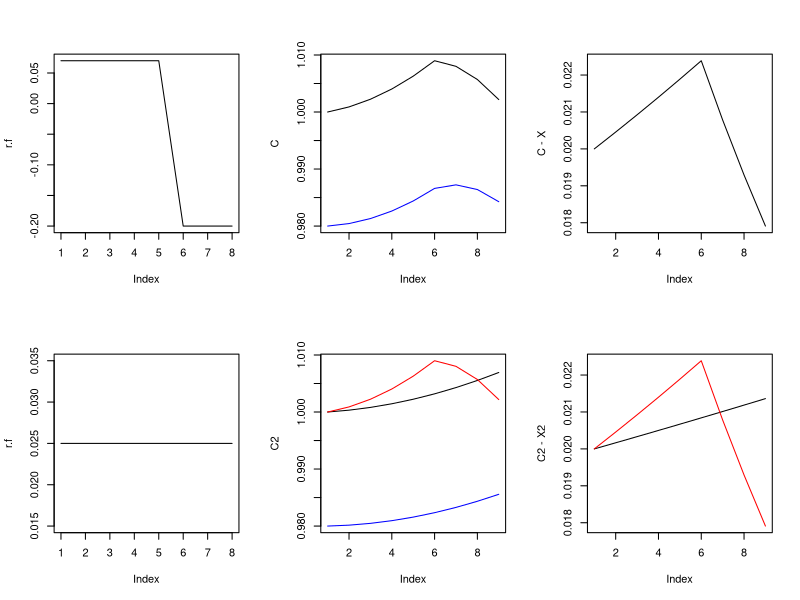
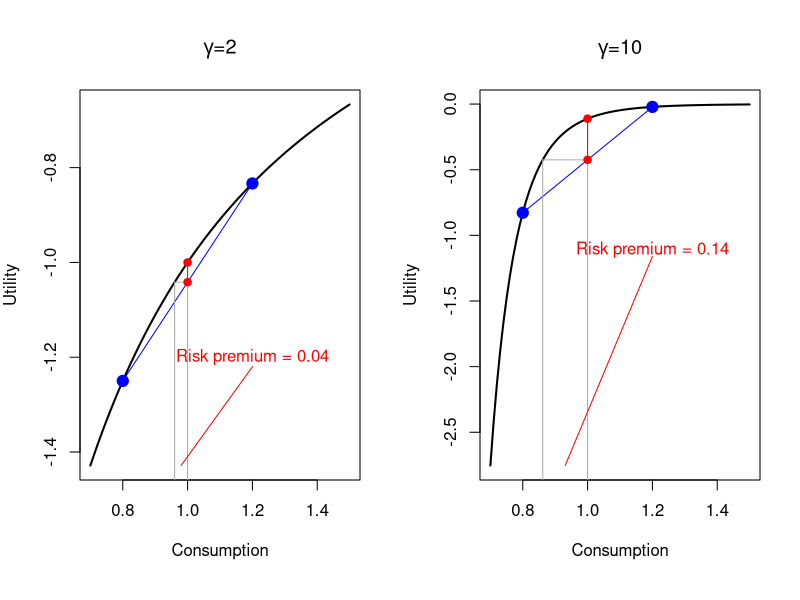
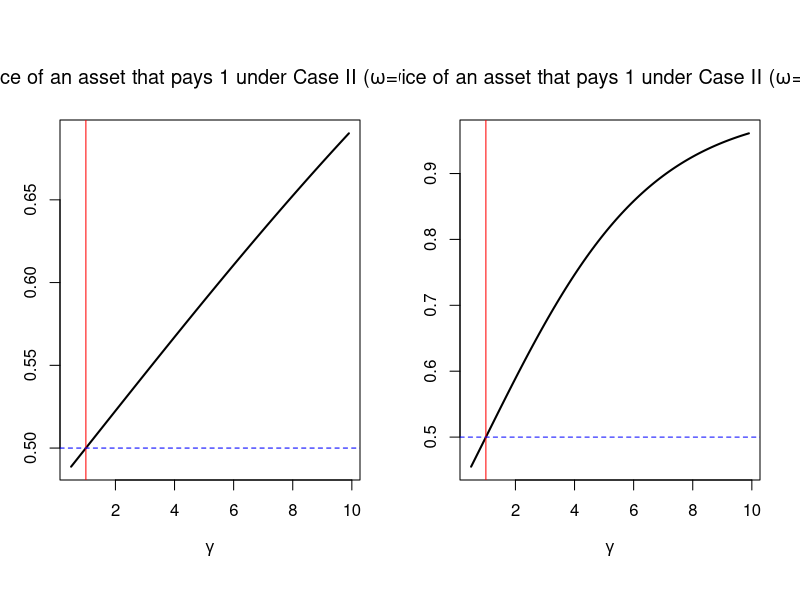
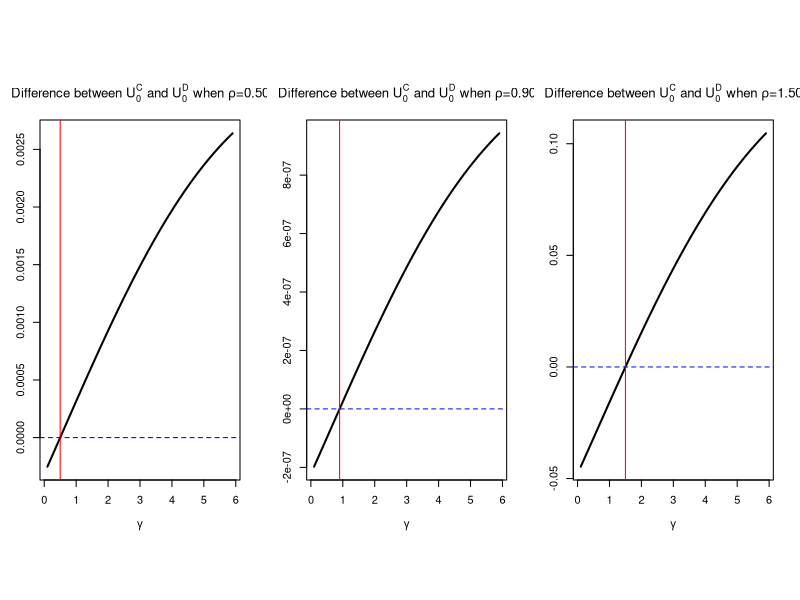
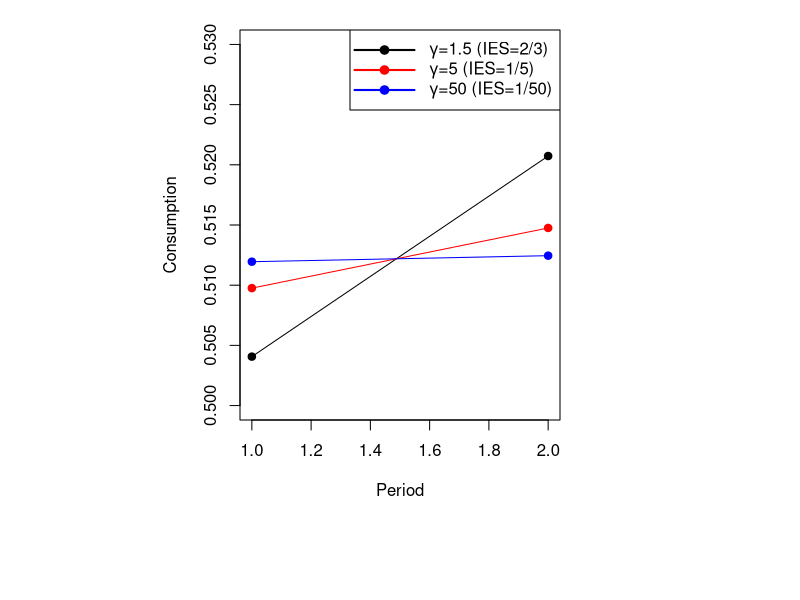
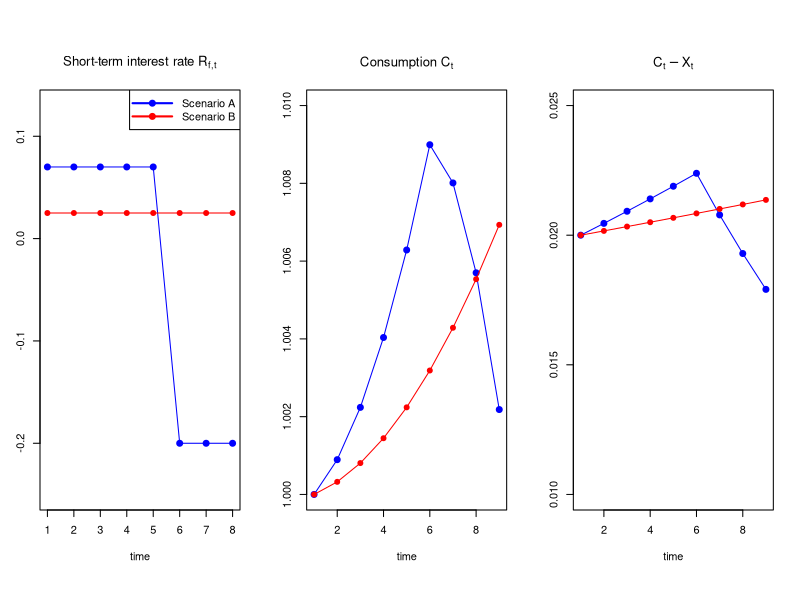

R code for these plots, in order:

setwd("~/Google Drive/EDF_partenariat/Slides")


# Illustration de RRA

C.l <- .8
C.h <- 1.2
cc <- c(C.l,C.h)

FILE = "/figures/Figure_RRA_IES.pdf"
#pdf(file=paste(getwd(),FILE,sep=""),pointsize=10,width=6, height=5)  
pdf(file=paste(getwd(),FILE,sep=""),pointsize=10,width=7, height=5)
par(mfrow=c(1,2))
par(plt=c(.2,.9,.2,.85))

C <- seq(.7,1.5,by=.01)

gamma <- 2
E.u <- mean(cc^(1-gamma)/(1-gamma))
c.CE <- (E.u*(1-gamma))^(1/(1-gamma))
U <- C^(1-gamma)/(1-gamma)
plot(C,U,type="l",lwd=2,
     xlab="Consumption",ylab="Utility",
     main=expression(paste(gamma,"=2",sep="")))
points(cc,cc^(1-gamma)/(1-gamma),pch=19,col="blue",cex=1.5)
lines(cc,cc^(1-gamma)/(1-gamma),col="blue")
lines(c(c.CE,mean(cc)),c(E.u,E.u),lty=1,col="dark grey",lwd=1)
lines(c(c.CE,c.CE),c(-1000,E.u),lty=1,col="dark grey",lwd=1)
lines(c(mean(cc),mean(cc)),c(-1000,1/(1-gamma)),lty=1,col="dark grey",lwd=1)
points(c(1,1),c(mean(cc^(1-gamma)/(1-gamma)),1/(1-gamma)),col="red",pch=19)
lines(c(1,1),c(mean(cc^(1-gamma)/(1-gamma)),1/(1-gamma)),col="red")
rp <- - mean(cc^(1-gamma)/(1-gamma)) + 1/(1-gamma)
text(x = 1.2,y=1/(1-gamma) - .2,
     labels = paste("Risk premium = ",toString(round(mean(cc)-c.CE,2)),sep=""),
     col="red")
lines(c(mean(c(c.CE,1)),1.2),c(C[1]^(1-gamma)/(1-gamma),1/(1-gamma) - .22),col="red")

gamma <- 10
E.u <- mean(cc^(1-gamma)/(1-gamma))
c.CE <- (E.u*(1-gamma))^(1/(1-gamma))
U <- C^(1-gamma)/(1-gamma)
plot(C,U,type="l",lwd=2,
     xlab="Consumption",ylab="Utility",
     main=expression(paste(gamma,"=10",sep="")))
points(cc,cc^(1-gamma)/(1-gamma),pch=19,col="blue",cex=1.5)
lines(cc,cc^(1-gamma)/(1-gamma),col="blue")
lines(c(c.CE,mean(cc)),c(E.u,E.u),lty=1,col="dark grey",lwd=1)
lines(c(c.CE,c.CE),c(-1000,E.u),lty=1,col="dark grey",lwd=1)
lines(c(mean(cc),mean(cc)),c(-1000,1/(1-gamma)),lty=1,col="dark grey",lwd=1)
points(c(1,1),c(mean(cc^(1-gamma)/(1-gamma)),1/(1-gamma)),col="red",pch=19)
lines(c(1,1),c(mean(cc^(1-gamma)/(1-gamma)),1/(1-gamma)),col="red")
rp <- - mean(cc^(1-gamma)/(1-gamma)) + 1/(1-gamma)
text(x = 1.2,y=1/(1-gamma) - 1,
     labels = paste("Risk premium = ",toString(round(mean(cc)-c.CE,2)),sep=""),
     col="red")
lines(c(mean(c(c.CE,1)),1.2),c(C[1]^(1-gamma)/(1-gamma),1/(1-gamma) - 1.05),col="red")

dev.off()


# Illustration de influence news.

beta <- .9
gamma <- seq(0.5001,10,by=.1)

FILE = "/figures/Figure_EZ_news.pdf"
#pdf(file=paste(getwd(),FILE,sep=""),pointsize=10,width=6, height=5)  
pdf(file=paste(getwd(),FILE,sep=""),pointsize=10,width=10, height=6)
par(mfrow=c(1,2))
par(plt=c(.15,.9,.2,.8))

omega <- .05
E.m.0 <- - log(0.5 * exp(beta*(1-gamma)*omega) + 0.5 * exp(-beta*(1-gamma)*omega))
P <- .5 * exp(E.m.0 - beta*(1-gamma)*omega)
P.check <- .5 * exp(E.m.0 + beta*(1-gamma)*omega) + .5 * exp(E.m.0 - beta*(1-gamma)*omega) # should be equal to 1
plot(gamma,P,type="l",lwd=2,
     xlab=expression(gamma),ylab="",
     main=expression(paste("Price of an asset that pays 1 under Case II (",omega,"=0.05)",sep="")))
abline(v=1,col="red")
abline(h=0.5,col="blue",lty=2)

omega <- .2
E.m.0 <- - log(0.5 * exp(beta*(1-gamma)*omega) + 0.5 * exp(-beta*(1-gamma)*omega))
P <- .5 * exp(E.m.0 - beta*(1-gamma)*omega)
P.check <- .5 * exp(E.m.0 + beta*(1-gamma)*omega) + .5 * exp(E.m.0 - beta*(1-gamma)*omega) # should be equal to 1
plot(gamma,P,type="l",lwd=2,
     xlab=expression(gamma),ylab="",
     main=expression(paste("Price of an asset that pays 1 under Case II (",omega,"=0.2)",sep="")))
abline(v=1,col="red")
abline(h=0.5,col="blue",lty=2)

dev.off()




# Illustration of early resolution of uncertainty.

FILE = "/figures/Figure_EZ_early.pdf"
#pdf(file=paste(getwd(),FILE,sep=""),pointsize=10,width=6, height=5)  
pdf(file=paste(getwd(),FILE,sep=""),pointsize=10,width=8, height=4)
par(mfrow=c(1,3))
par(plt=c(.15,.9,.2,.8))

for(rho in c(.5,.9,1.5)){

all.gamma.values <- seq(.1001,6,by=.1)
all.C.minus.D.values <- NULL

for(gamma in all.gamma.values){
  c.h <- 1.2
  c.l <- .8
  beta <- .5
  
  U.2.h <- (1 - beta)^(1/(1-rho)) * c.h
  U.2.l <- (1 - beta)^(1/(1-rho)) * c.l
  
  U.1.C.hh <- ((1-beta)*c.h^(1-rho) + beta * U.2.h^(1-rho))^(1/(1-rho))
  U.1.C.hl <- ((1-beta)*c.h^(1-rho) + beta * U.2.l^(1-rho))^(1/(1-rho))
  U.1.C.lh <- ((1-beta)*c.l^(1-rho) + beta * U.2.h^(1-rho))^(1/(1-rho))
  U.1.C.ll <- ((1-beta)*c.l^(1-rho) + beta * U.2.l^(1-rho))^(1/(1-rho))
  
  U.0.C <- (1 - beta)^(1/(1-rho)) * (.25 * U.1.C.hh^(1-gamma) +.25 * U.1.C.hl^(1-gamma) +
                                       .25 * U.1.C.lh^(1-gamma) +.25 * U.1.C.ll^(1-gamma)
  )^(1/(1-gamma))
  
  E.U2gamma <- .5 * U.2.h^(1 - gamma) + .5 * U.2.l^(1 - gamma)
  
  U.1.D.h <- ((1-beta)*c.h^(1-rho) + beta * E.U2gamma^((1-rho)/(1-gamma)))^(1/(1-rho))
  U.1.D.l <- ((1-beta)*c.l^(1-rho) + beta * E.U2gamma^((1-rho)/(1-gamma)))^(1/(1-rho))
  
  U.0.D <- (1 - beta)^(1/(1-rho)) * (.5 * U.1.D.h^(1-gamma) +.5 * U.1.D.l^(1-gamma))^(1/(1-gamma))
  
  all.C.minus.D.values <- c(all.C.minus.D.values,U.0.C-U.0.D)
}

if(rho==.5){
  plot(all.gamma.values,all.C.minus.D.values,type="l",lwd=2,
       xlab=expression(gamma),ylab="",
       main=expression(paste("Difference between ",U[0]^C," and ",U[0]^D," when ",rho,"=0.50",sep=""))
  )
}
if(rho==.9){
  plot(all.gamma.values,all.C.minus.D.values,type="l",lwd=2,
       xlab=expression(gamma),ylab="",
       main=expression(paste("Difference between ",U[0]^C," and ",U[0]^D," when ",rho,"=0.90",sep=""))
  )
}
if(rho==1.5){
  plot(all.gamma.values,all.C.minus.D.values,type="l",lwd=2,
       xlab=expression(gamma),ylab="",
       main=expression(paste("Difference between ",U[0]^C," and ",U[0]^D," when ",rho,"=1.50",sep=""))
  )
}
abline(v=rho,col="red")
abline(h=0,col="blue",lty=2)
}
dev.off()



FILE = "/figures/Figure_PowerU_smoothing.pdf"
#pdf(file=paste(getwd(),FILE,sep=""),pointsize=10,width=6, height=5)  
pdf(file=paste(getwd(),FILE,sep=""),pointsize=10,width=6, height=3)
par(mfrow=c(1,1))
par(plt=c(.3,.7,.3,.95))

# Illustration of IES and smoothing
W <- 1
delta <- 1
R <- .05

gamma <- 1.5
C1 <- W * (1 + R) / ((1/delta * 1/(1+R))^(-1/gamma) + (1+R))
C2 <- (W - C1) * (1 + R)
plot(c(C1,C2),pch=19,xlab="Period",ylab="Consumption",ylim=c(.50,.53))
lines(c(C1,C2))
gamma <- 5
C1 <- W * (1 + R) / ((1/delta * 1/(1+R))^(-1/gamma) + (1+R))
C2 <- (W - C1) * (1 + R)
points(c(C1,C2),pch=19,col="red")
lines(c(C1,C2),col="red")
gamma <- 50
C1 <- W * (1 + R) / ((1/delta * 1/(1+R))^(-1/gamma) + (1+R))
C2 <- (W - C1) * (1 + R)
points(c(C1,C2),pch=19,col="blue")
lines(c(C1,C2),col="blue")

legend("topright", # places a legend at the appropriate place c("Health","Defense"), # puts text in the legend 
       c(expression(paste(gamma,"=1.5"," (IES=2/3)",sep="")),
         expression(paste(gamma,"=5"," (IES=1/5)",sep="")),
         expression(paste(gamma,"=50"," (IES=1/50)",sep=""))
       ),
       pt.bg = c("black","red","blue"),
       lty=c(1,1), # gives the legend appropriate symbols (lines)       
       lwd=c(2,2), # line width
       pch=c(19,19,19),
       col=c("black","red","blue"), # gives the legend lines the correct color and width
       seg.len = 4
)

dev.off()





# Illustration of habit

delta <- 1
lambda <- .49
rho <- .5
gamma <- 3

r.f <- c(rep(0.07,5),c(-.2,-.2,-.2))

T <- length(r.f)
C <- 1
C.t <- C
X <- lambda * C /(1-rho)
#X <- lambda
X.t <- X
U <- delta * (C.t - X.t)^(1 - gamma)/(1 - gamma)
U.no.habit <- delta * (C.t)^(1 - gamma)/(1 - gamma)
for(t in 1:(T)){
  C.t <- 1/(1-lambda) * ((1/delta * 1/(1+r.f[t]))^(-1/gamma) * (C.t - X.t) + rho * X.t)
  C <- c(C,C.t)
  X.t <- rho * X.t + lambda * C.t
  X <- c(X,X.t)
  U <- U + delta * (C.t - X.t)^(1 - gamma)/(1 - gamma)
  U.no.habit <- U.no.habit + delta * (C.t)^(1 - gamma)/(1 - gamma)
  #print(c(t, delta * (C.t)^(1 - gamma)/(1 - gamma)))
}
U1 <- U
U1.no.habit <- U.no.habit
C1 <- C
X1 <- X
R.f.1 <- r.f

par(mfrow=c(2,3))
plot(r.f,type="l")
plot(C,type="l",ylim=c(min(X),max(C)))
lines(X,col="blue")
plot(C-X,type="l")

r.f <- c(rep(0.025,8))

T <- length(r.f)
C <- 1
C.t <- C
X <- lambda * C /(1-rho)
#X <- lambda
X.t <- X
U <- delta * (C.t - X.t)^(1 - gamma)/(1 - gamma)
U.no.habit <- delta * (C.t)^(1 - gamma)/(1 - gamma)
for(t in 1:(T)){
  C.t <- 1/(1-lambda) * ((1/delta * 1/(1+r.f[t]))^(-1/gamma) * (C.t - X.t) + rho * X.t)
  C <- c(C,C.t)
  X.t <- rho * X.t + lambda * C.t
  X <- c(X,X.t)
  U <- U + delta * (C.t - X.t)^(1 - gamma)/(1 - gamma)
  U.no.habit <- U.no.habit + delta * (C.t)^(1 - gamma)/(1 - gamma)
  #print(c(t, delta * (C.t)^(1 - gamma)/(1 - gamma)))
}
U2 <- U
U2.no.habit <- U.no.habit
C2 <- C
X2 <- X
R.f.2 <- r.f

plot(r.f,type="l")
plot(C2,type="l",ylim=c(min(X),max(C1,C2)))
lines(C1,col="red")
lines(X,col="blue")
plot(C2-X2,type="l",ylim=c(min(C1-X1,C2-X2),max(C1-X1,C2-X2)))
lines(C1-X1,col="red")

print(c(U1,U2))
print(c(U1.no.habit,U2.no.habit))



FILE = "/figures/Figure_habit.pdf"
#pdf(file=paste(getwd(),FILE,sep=""),pointsize=10,width=6, height=5)  
pdf(file=paste(getwd(),FILE,sep=""),pointsize=10,width=7, height=3)
par(mfrow=c(1,3))
par(plt=c(.15,.9,.15,.85))

plot(R.f.1,col="blue",lwd=2,pch=19,ylim=c(-.25,.13),
     main=expression(paste("Short-term interest rate ",R[f*","*t],sep="")),xlab="time",ylab="")
lines(R.f.1,col="blue")
points(R.f.2,col="red",pch=19)
lines(R.f.2,col="red")


legend("topright", # places a legend at the appropriate place c("Health","Defense"), # puts text in the legend 
       c("Scenario A","Scenario B"),
       lty=c(1,1), # gives the legend appropriate symbols (lines)       
       lwd=c(2,2), # line width
       pch=c(19,19),
       col=c("blue","red"), # gives the legend lines the correct color and width
       seg.len = 4
)

plot(C1,col="blue",lwd=2,pch=19,ylim=c(1,1.01),
     main=expression(paste("Consumption ",C[t],sep="")),xlab="time",ylab="")
lines(C1,col="blue")
points(C2,col="red",pch=19)
lines(C2,col="red")

plot(C1-X1,col="blue",lwd=2,pch=19,ylim=c(0.01,0.025),
     main=expression(C[t]-X[t]),xlab="time",ylab="")
lines(C1-X1,col="blue")
points(C2-X2,col="red",pch=19)
lines(C2-X2,col="red")


dev.off()




